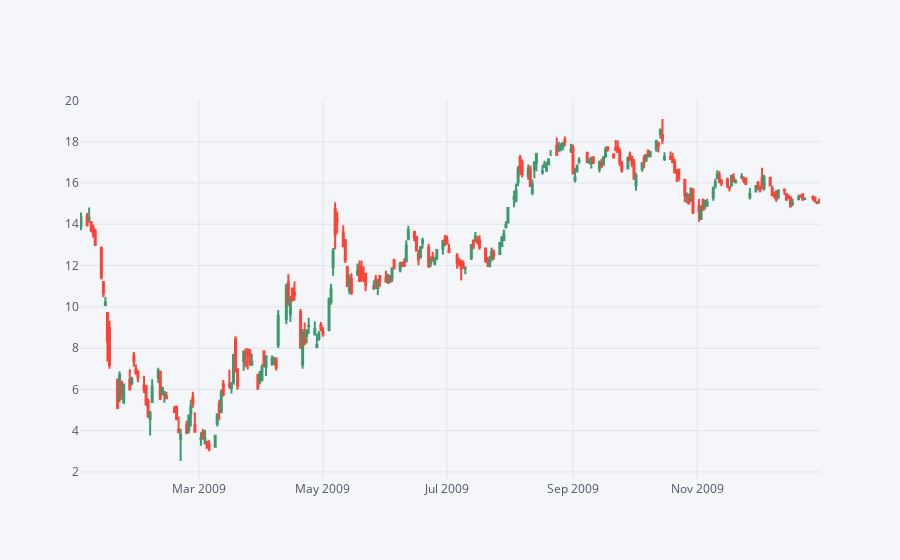

The cell this chart's notebook holds for it:
### Code cell
bank_stocks.loc['2009-01-01':"2009-12-31"]['BAC'].iplot(kind = 'candle',x  =bank_stocks.index,y = 'Close')

### Figure 1 — Plotly figure (JSON) as saved in the notebook; plotly's stock layout.template omitted (floating-point values rounded to 4 significant figures; data arrays with more than 128 entries replaced by an {"elided": "..."} marker saying what was removed)
{"data": [{"close": {"elided": "252 float values"}, "high": {"elided": "252 float values"}, "low": {"elided": "252 float values"}, "open": {"elided": "252 float values"}, "showlegend": false, "type": "candlestick", "x": {"elided": "252 str values"}, "yaxis": "y2"}], "layout": {"legend": {"bgcolor": "#F5F6F9", "font": {"color": "#4D5663"}}, "paper_bgcolor": "#F5F6F9", "plot_bgcolor": "#F5F6F9", "title": {"font": {"color": "#4D5663"}}, "xaxis": {"gridcolor": "#E1E5ED", "rangeslider": {"visible": false}, "showgrid": true, "tickfont": {"color": "#4D5663"}, "title": {"font": {"color": "#4D5663"}, "text": ""}, "zerolinecolor": "#E1E5ED"}, "yaxis": {"gridcolor": "#E1E5ED", "showgrid": true, "showticklabels": false, "tickfont": {"color": "#4D5663"}, "title": {"font": {"color": "#4D5663"}, "text": ""}, "zerolinecolor": "#E1E5ED"}, "yaxis2": {"gridcolor": "#E1E5ED", "showgrid": true, "tickfont": {"color": "#4D5663"}, "title": {"font": {"color": "#4D5663"}, "text": ""}, "zerolinecolor": "#E1E5ED"}}}
